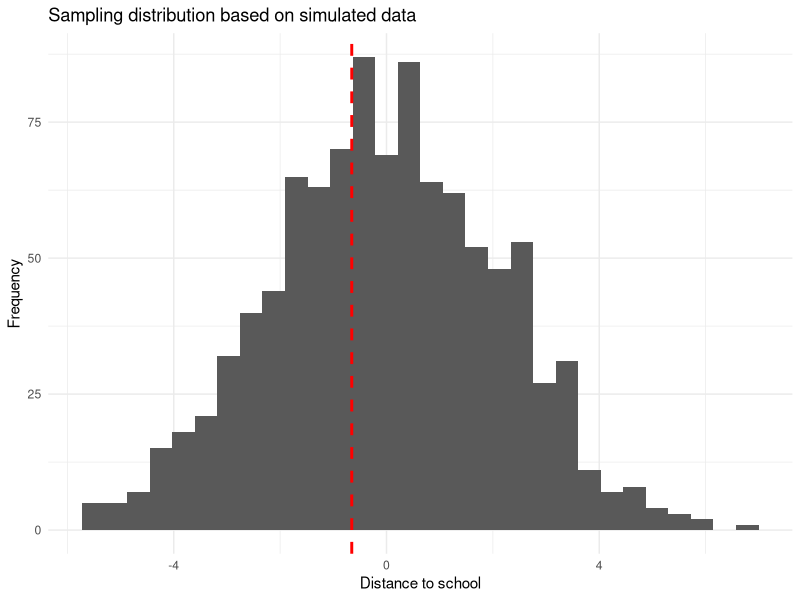

This figure's R source:
## ---- chunk 1
# load packages
library(tidyverse)
## ---- chunk 2
set.seed(1234) # For reproducibility
## ---- chunk 3
# simulate survey data
sample_size <- 30

survey <- tibble(
  name = 1:sample_size,
  distance = round(runif(sample_size, min = 0.3, max = 20), 1),
  pet_preference = sample(c("dogs", "cats"), size = sample_size, replace = TRUE)
)
## ---- chunk 4
# compute rating difference in the sample
survey_estimate <- survey |> 
  group_by(pet_preference) |> 
  summarize(avg_distance = mean(distance)) |> 
  summarise(diff = avg_distance[pet_preference == "dogs"] - avg_distance[pet_preference == "cats"]) %>%
  pull(diff)

survey_estimate
## ---- chunk 5
# simulate survey data
population_size <- 700000

population <- tibble(
  name = 1:population_size,
  distance = round(runif(population_size, min = 0.3, max = 20), 1),
  pet_preference = sample(c("dogs", "cats"), size = population_size, replace = TRUE)
)
## ---- chunk 6
n_simulations <- 1000
sample_size <- 30
differences <- c() # make an empty vector

for (i in 1:n_simulations) {
  # draw a sample of 20'000 films
  sample <- population |> 
    sample_n(sample_size)
  # compute rating difference in the sample
  estimate <- sample |> 
    group_by(pet_preference) |> 
    summarize(avg_distance = mean(distance)) |> 
    summarise(diff = avg_distance[pet_preference == "dogs"] - avg_distance[pet_preference == "cats"]) %>%
    pull(diff)
  
  differences[i] <- estimate
}
## ---- chunk 7
ggplot(data.frame(differences), aes(x = differences)) +
  geom_histogram() +
  geom_vline(xintercept = survey_estimate, color = "red", size = 1, linetype = "dashed") +
  labs(title = "Sampling distribution based on simulated data",
       x = "Distance to school",
       y = "Frequency") +
  theme_minimal()
## ---- chunk 8
sd_sampling_distribution <- sd(differences)

z_scaled_estimate = survey_estimate / sd_sampling_distribution

z_scaled_estimate
## ---- chunk 9
# the pnorm() function gives the cumulative probability from the standard normal distribution 

# Two-tailed (i.e. a value "at least as extreme as", in both directions)
probability <- 2 * (1 - pnorm(z_scaled_estimate)) 

# in our case, the probability is reeaally low (practically 0)
probability
## ---- chunk 10
# significance levels are often called "alpha"
alpha <- 0.05

probability < alpha
